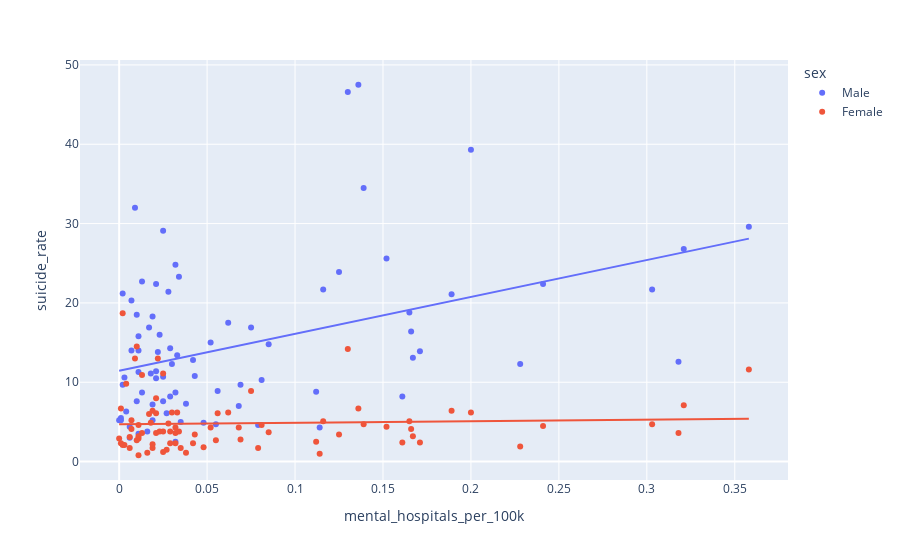

Notebook source saved alongside this figure:
### Markdown cell above
### Time for a bunch of linear regressions with arbitrary outlier cutoffs!

I'll save you all the other pre-filtering scatterplots. Also, most of the charts will have separate sex statistics since there are differences I find interesting. If a chart doesn't, the implication is they're similar enough that it's better off combined.

### Code cell
fig = px.scatter(df2016g[df2016g["mental_hospitals_per_100k"] < 0.5], x="mental_hospitals_per_100k", y="suicide_rate", trendline="ols", color="sex")
fig.show()
